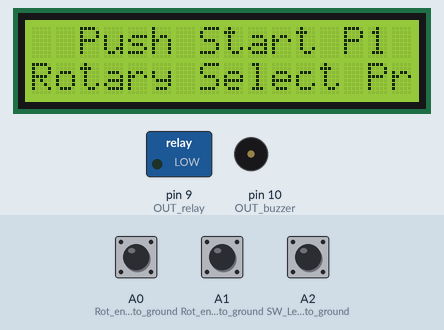
This sketch was run on a simulated Arduino Uno, built with avr-gcc and run on an emulated ATmega328P. Shown: 16×2 character LCD, switched loads named in the sketch (green lamp = pin HIGH), buzzer (waves = sounding, pin HIGH). Inputs (shaded band) come from the test bench; at power-on: A2 (SW_Left_to_ground) HIGH, A0 (Rot_enc_A_to_ground) HIGH, A1 (Rot_enc_B_to_ground) HIGH.

Above: at 2.2 s.
2.3 s: A2 (SW_Left_to_ground) pulled LOW for 0.15 s
At 2.8 s:
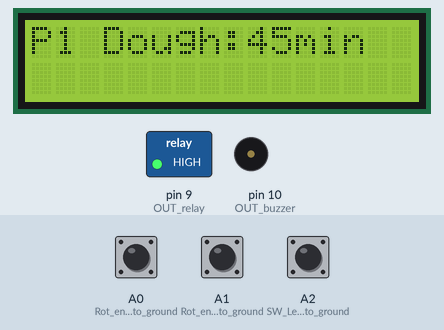
At 3.7 s:
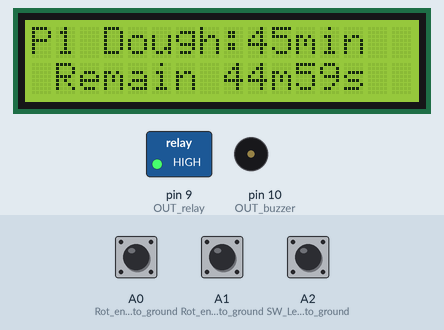
Timing chart, 0 to 11.4 s (numbered marks = the images above; inputs shaded):
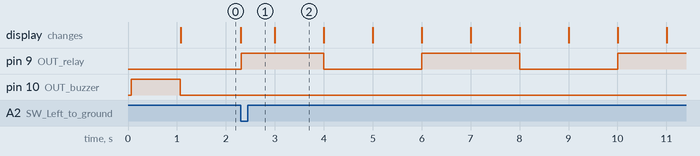

The sketch:

Timer_Arduino_and_rotary_encoder3.ino
```cpp
//Designed by Stoica Tudor 08.2019.  Rew 09.2019
//"Programable Timer" with manny embdeded programs.
// Display program and remain time in minutes.Max 999 minutes.
// Rotary encoder.

// include the library code:
#include <LiquidCrystal.h>
// initialize the library with the numbers of the interface pins
// LiquidCrystal (RS, E, D4,D5,D6,D7)
LiquidCrystal lcd(12, 11, 5, 4, 3, 2);


int n=0;// time in seconds
int r1=0;//rest1
int r2=0;
byte np; //nr. of program
byte zm=0;//minutesX10
byte m=0;//minutes
byte zs=0;//secX10
byte s=0;//sec.
byte md=3;// modulo and number total of programs(in this case,3)
int counter;


void setup() {
   lcd.begin(16, 2);
   pinMode(A3, INPUT_PULLUP);//button "Memory" to ground
   pinMode(A2, INPUT_PULLUP);//SW Left to ground
   pinMode(A1, INPUT_PULLUP);//Rot enc B to ground
   pinMode(A0, INPUT_PULLUP);//Rot enc A to ground
   pinMode(9, OUTPUT);// OUT relay
   pinMode(10, OUTPUT);// OUT buzzer

     // welcome message
  lcd.clear();
  lcd.display();
 lcd.print("    HELLO !");
  digitalWrite(10,HIGH);//beep to start
   delay(1000);
   digitalWrite(10,LOW);
    }

void loop() {
  counter=0;
  lcd.clear();//  preset progrm routine
  lcd.print("  Push Start P1");
  lcd.setCursor(0,1);
   lcd.print("Rotary Select Pr");
  do{ //choose progr
  np=roTen();
  switch(np) {
    case 0:
   lcd.clear();
   lcd.print("P1 Dough:45min");
    break;
    case 1:
   lcd.clear();
   lcd.print("P2 Dough:55min");
    break;
   case 2:
   lcd.clear();
   lcd.print("P3 Dough:65min");
    break;
  }
   }while(digitalRead(A2)==HIGH);//"Left" button
  delay(10);    //out of set routine and Start timer


  //executing time program; in case is described each program
   switch(np) {
    case 0:
    n=2700;// 45minX60=2700s
   fTime(2,30);
    fTime(3,30);
     fTime(5,60);
    fTime(10,60);
    fTime(60,5);
  break;
   case 1:
   n=3300;
    fTime(2,30);
    fTime(3,30);
     fTime(5,60);
    fTime(10,60);
    fTime(60,10);
    break;
     case 2:
     n=3900;
      fTime(2,30);
    fTime(3,30);
     fTime(5,60);
    fTime(10,60);
    fTime(60,15);
  break;
 }

   digitalWrite(10,HIGH);//beep to end
   delay(2000);
   digitalWrite(10,LOW);
}

 byte roTen(){ // Rotary encoder routine

 while(digitalRead(A2) &digitalRead(A1) & digitalRead(A0)==1);

 if(digitalRead(A2)==0){
  return counter;
   }
   switch(digitalRead(A0)) {
    case HIGH:
    while(digitalRead(A0)==0);
    while(digitalRead(A1)==0);
    counter ++;
     counter=counter%md;
    break;
    case LOW:
   while(digitalRead(A1)==0);
   while(digitalRead(A0)==0);
   counter --;
   if(counter==-1){//left begin with md-1
    counter=md-1;
    }
     counter=abs(counter)%md;
  break;
 }
   return counter;
   }


  void fTime(int ns,byte nc){// time function with parameters  ns= nr. seconds
                              //nc number of cycles
    for(int j=0 ; j<nc ; j++){
     digitalWrite(9,HIGH);
     for(int i=0 ;i< ns ; i++){

       while(millis() % 1000 != 0);// Time Base, 1s.
      n=n-1;
   zm=n/600;
   r1=n%600;
   m=r1/60;
   r2=r1%60;
   zs=r2/10;
   s=r2%10;
   lcdpr();
     }
    digitalWrite(9,LOW);
    for(int k=0 ;k< ns ; k ++){

       while(millis() % 1000 != 0);// Time Base, 1s.
           n=n-1;
   zm=n/600;
   r1=n%600;
   m=r1/60;
   r2=r1%60;
   zs=r2/10;
   s=r2%10;
   lcdpr();
     }
  }
  }

  void lcdpr(){ //lcd print routine
  lcd.setCursor(1,1);
  lcd.print("Remain ");
  lcd.print(zm);
  lcd.print(m);
  lcd.print("m");
  lcd.print(zs);
  lcd.print(s);
  lcd.print("s");
   }
```

Measured:
- after the input at 2.3 s, pin 9 (OUT_relay): goes HIGH 1.7 s, LOW 2.0 s, HIGH 2.0 s, LOW 2.0 s, then HIGH, starting at once; the display: changes at once (image 1)
